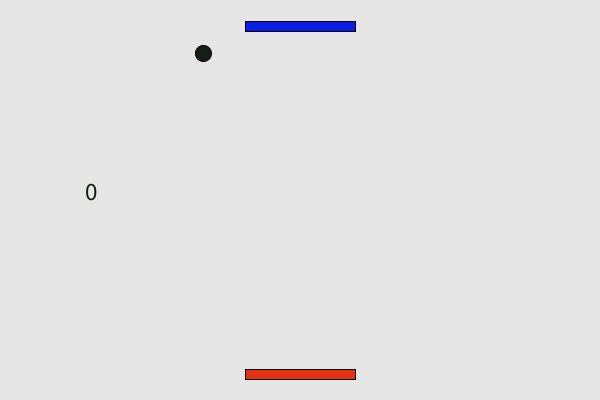
Frame 1 (no input)
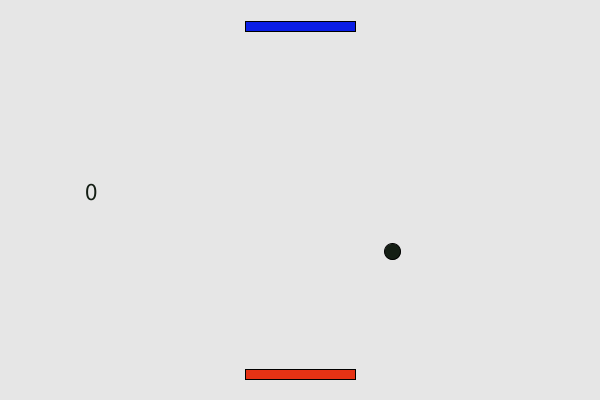
Frame 60 (the mouse pressed at the canvas centre just before this capture)
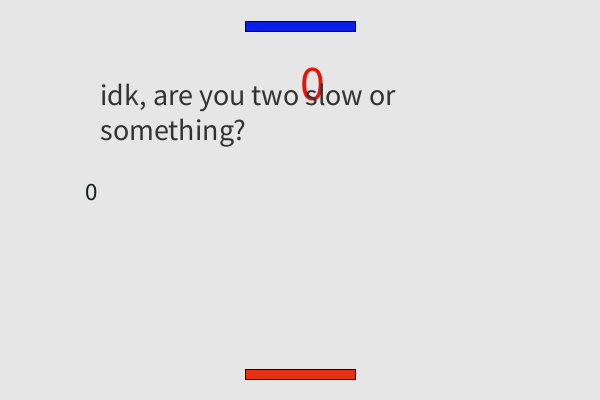
Frame 120 (the mouse held since frame 60 and released just before this capture)

The Processing sketch that drew these frames (run headless with seeded random() and noise(); from frame 60 on, the mouse is pressed at the canvas centre):

// Processing sketch: code_1_midterm
// ── code_1_midterm.pde
Platform1 p1;
Platform2 p2;
Ball b;
int score;


void setup() {
  size (600,400);
  p1 = new Platform1(width/2,height/15);
  p2 = new Platform2(width/2,height-height/15);
  b = new Ball(width/3,height/8);
  
  score = 0;
}

void draw() {
  background(230);
  p1.update();
  p1.display();
  
  p2.update();
  p2.display();
  
  b.update();
  b.display();
  
  
  textSize(25);
  text(str(score), width/7, height/2); 
  
  if (score <= 5 && (b.y>height || b.y<0)) {
    fill(230,20,10);
    textSize(50);
    text(str(score), width/2, height/4);
    
    fill(50);
    textSize(30);
    text("idk, are you two slow or something?", width/2, height/3, 400, 100); 
  }
  
  if (score <= 9 && score >= 6 && (b.y>height || b.y<0)) {
    fill(230,20,10);
    textSize(50);
    text(str(score), width/2, height/4);
    
    fill(50);
    textSize(30);
    text("tbh, If your cerebellum was dynamite, it wouldn't even blow your hat off", width/2, height/3, 400, 100); 
  }
  
  if (score <= 15 && score >= 10 && (b.y>height || b.y<0)) {
    fill(230,20,10);
    textSize(50);
    text(str(score), width/2, height/4);
    
    fill(50);
    textSize(30);
    text("Just barely hitting the double digits now eh?", width/2, height/3, 400, 100); 
  }
  
   if (score <= 19 && score >= 16 && (b.y>height || b.y<0)) {
    fill(230,20,10);
    textSize(50);
    text(str(score), width/2, height/4);
    
    fill(50);
    textSize(30);
    text("Not quite 20 yet tho right?", width/2, height/3, 400, 100); 
  }


if (score <= 25 && score >= 20 && (b.y>height || b.y<0)) {
    fill(230,20,10);
    textSize(50);
    text(str(score), width/2, height/4);
    
    fill(50);
    textSize(30);
    text("Wow you actually got pass 20. Good job wasting your time on this", width/2, height/3, 400, 200); 
  }
  
  if (score >= 30 && (b.y>height || b.y<0)) {
    fill(230,20,10);
    textSize(50);
    text(str(score), width/2, height/4);
    
    fill(50);
    textSize(30);
    text("lol, you really tryharding on this, get a life man", width/2, height/3, 400, 100); 
  }
}


class Platform1 {
  float x;
  float y;
  float dx;

  Platform1(float _x, float _y) {
    x = _x;
    y = _y;
    dx = 7;
  }

  void update() {
    if (keyPressed == true && key == 'd') {
       x += dx;
    }
    
    else if (keyPressed == true && key == 'a') {
       x -= dx;
    }
  }

  void display() {
    fill(10, 30, 230);
    rectMode(CENTER);
    rect(x,y,110,10);
  }
}

class Platform2 {
  float x;
  float y;
  float dx;

  Platform2(float _x, float _y) {
    x = _x;
    y = _y;
    dx = 7;
  }

  void update() {
    if (keyPressed == true && key == 'l') {
       x += dx;
    }
    
    if (keyPressed == true && key == 'j') {
       x -= dx;
    }
  }

  void display() {
    fill(230, 50, 20);
    rectMode(CENTER);
    rect(x,y,110,10);
  }
}

class Ball {
  float x;
  float y;
  float dx;
  float dy;
  float r;
  
   boolean inBounds = true;
   boolean inBounds2 = true;

  Ball(float _x, float _y) {
    x = _x;
    y = _y;
    dx = random(2.5, 3.6);
    dy = random(3, 4.4);
    r = 8;
  }

  void update() {    
    if (x > width - r || x < r) {
      if (y >= p1.y+5+b.r && y <= p2.y-5-b.r) {
         dx *= -1;
      }
    }
    //if (y > height - r || y < r) {
    //  dy *= -1;
    //}
    
    if (b.y <= p1.y+10+b.r && (inBounds == true)) {
      if (abs(b.x-p1.x)<55) {
        b.dy *= -1.075;
        b.dx *= random(1.005,1.01);
        score++;
      }
    }
    
    if (b.y <= p1.y+b.r) {
      inBounds = false;
    }
    
    if (b.y >= p2.y-b.r) {
      inBounds2 = false;
    }
    
    if (b.y >= p2.y-5-b.r && (inBounds2 == true)) {
      if (abs(b.x-p2.x)<55) {
        b.dy *= -1.06;
        b.dx *= random(1.005,1.01);
        score++;
      }
    }
    
    if (b.y == p1.y+10+b.r) {
      if (abs(b.x-p1.x)<55) {
        score++;
      }
    }
    
    if (b.y == p2.y-10-b.r) {
      if (abs(b.x-p2.x)<55) {
         score++;
      }
    }
    
    if (y>=p2.y+10) {
     
    }
    
    x += dx;
    y += dy;
  }

  void display() {
    fill(20,30,20);
    ellipse(x, y, r * 2, r * 2);
  }
}
  
